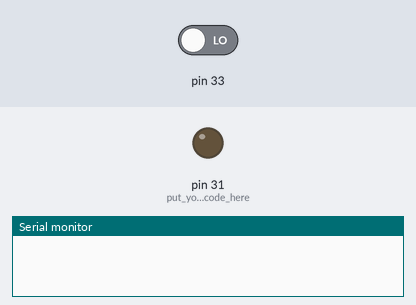
Bench run of a sketch on a simulated Arduino Mega 2560, built with avr-gcc and run on an emulated ATmega2560. Shown: output pins drawn as LEDs (lit = HIGH), the last lines printed to the serial monitor. Inputs (shaded band) come from the test bench; at power-on: pin 33 LOW.

Above: at 1.2 s.
1.3 s: pin 33 driven HIGH
At 2.1 s:
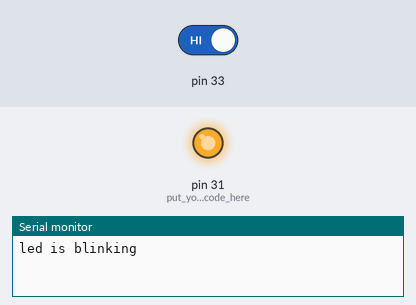
4.3 s: pin 33 driven LOW
At 4.6 s:
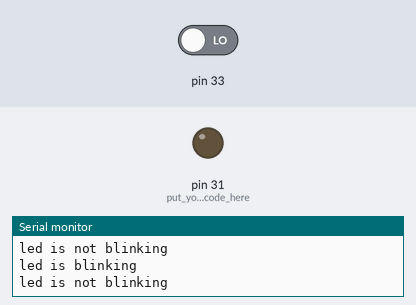
Timing chart, 0 to 7.3 s (numbered marks = the images above; inputs shaded):
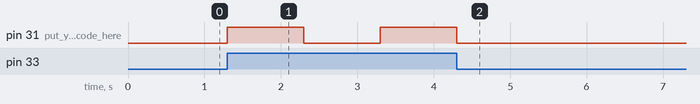

Measured:
- after the input at 1.3 s, pin 31 (put_your_setup_code_here): LOW → HIGH at once, → LOW 1.0 s later, → HIGH 1.0 s later
- after the input at 4.3 s, pin 31 (put_your_setup_code_here): goes on until 4.3 s, then stays LOW

The sketch:

sketch_sep08a.ino
```cpp
 void setup() {
  Serial.begin(9600);
  pinMode(31, OUTPUT) ; // put your setup code here, to run once:
  pinMode(33, INPUT) ;
 }

 void loop() {
  if (digitalRead(33) == HIGH) { // this calls for another braket
    Serial.println ("led is blinking");
  digitalWrite(31, HIGH); // putting 3.3v on Pin 31:
  delay(1000); // When high it'll pause for 1000 miliseconds
  Serial.println("led is not blinking");
  digitalWrite(31, LOW); // setting for lows
  delay(1000); // when on low it'll pause for 1000 miliseconds
  }
 }
```
